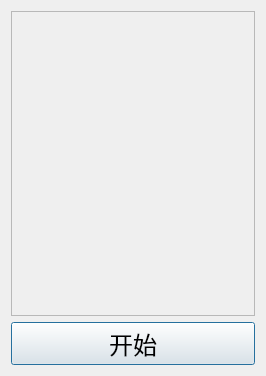
<?xml version="1.0" encoding="UTF-8"?>
<ui version="4.0">
 <class>ErnieDialog</class>
 <widget class="QDialog" name="ErnieDialog">
  <property name="geometry">
   <rect>
    <x>0</x>
    <y>0</y>
    <width>266</width>
    <height>376</height>
   </rect>
  </property>
  <property name="font">
   <font>
    <pointsize>18</pointsize>
   </font>
  </property>
  <property name="windowTitle">
   <string>摇奖机</string>
  </property>
  <layout class="QVBoxLayout" name="verticalLayout">
   <item>
    <widget class="QFrame" name="frame">
     <property name="sizePolicy">
      <sizepolicy hsizetype="Preferred" vsizetype="Expanding">
       <horstretch>0</horstretch>
       <verstretch>0</verstretch>
      </sizepolicy>
     </property>
     <property name="frameShape">
      <enum>QFrame::StyledPanel</enum>
     </property>
     <property name="frameShadow">
      <enum>QFrame::Raised</enum>
     </property>
    </widget>
   </item>
   <item>
    <widget class="QPushButton" name="pushButton">
     <property name="text">
      <string>开始</string>
     </property>
    </widget>
   </item>
  </layout>
 </widget>
 <layoutdefault spacing="6" margin="11"/>
 <resources/>
 <connections/>
</ui>
